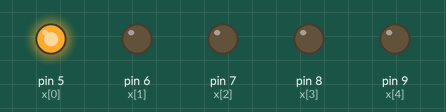
Simulated run of this sketch. Board: Arduino Uno, built with avr-gcc and run on an emulated ATmega328P. Shown: output pins drawn as LEDs (lit = HIGH).

Above: at 0.01 s.
At 0.61 s:
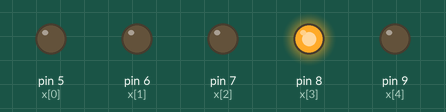
At 1.21 s:
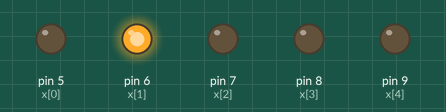
At 2.41 s:
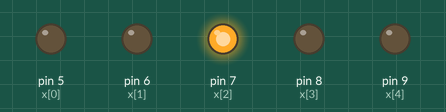
At 3.81 s:
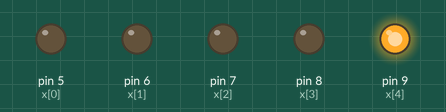
At 5.0 s:
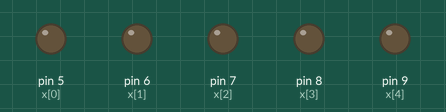
Timing chart, 0 to 6.5 s (numbered marks = the images above):
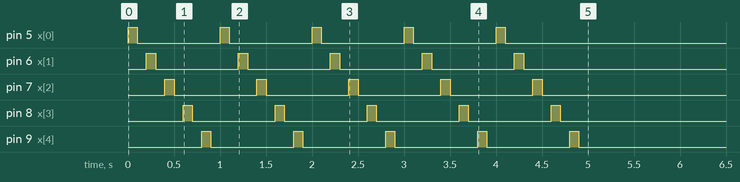

The sketch:

3A_massiv_13.ino
```cpp
int x[5] = {5, 6, 7, 8, 9};
void setup()
{
  for (int i = 0; i < 5; i++)
  {
    pinMode(x[i], OUTPUT);
  }
  for (int t = 0; t < 5; t++)
  {
    for (int i = 0; i < 5; i++)
    {
      digitalWrite(x[i], HIGH);
      delay(100);
      digitalWrite(x[i], LOW);
      delay(100);
    }
  }
}
  void loop()
  {

  }
```
